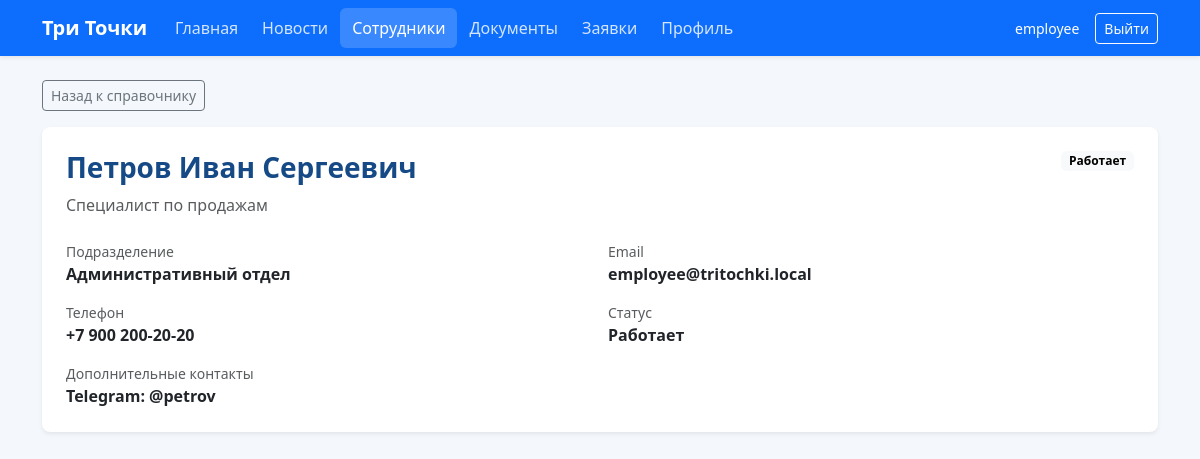
Before: /employees/2/ (signed in) with the older database file.
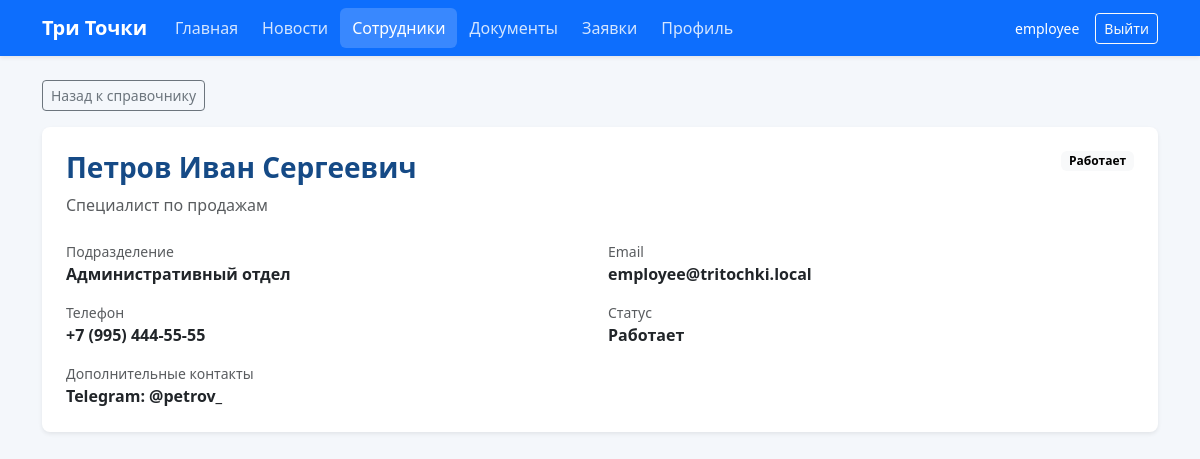
After: the same page with the newer database file.
### portal/models.py (models this page shows, shortened)
class EmployeeProfile(models.Model):
    STATUS_WORKS = 'works'
    STATUS_VACATION = 'on_vacation'
    STATUS_DISMISSED = 'dismissed'
    STATUS_CHOICES = [
        (STATUS_WORKS, 'Работает'),
        (STATUS_VACATION, 'В отпуске'),
        (STATUS_DISMISSED, 'Уволен'),
    ]
    user = models.OneToOneField(
        User,
        on_delete=models.CASCADE,
        related_name='employee_profile',
        verbose_name='Пользователь',
    )
    full_name = models.CharField('ФИО', max_length=150)
    position = models.CharField('Должность', max_length=100)
    department = models.ForeignKey(
        Department,
        on_delete=models.SET_NULL,
        null=True,
        blank=True,
        related_name='employees',
        verbose_name='Отдел',
    )
    email = models.EmailField('Email')
    phone = models.CharField('Телефон', max_length=30, blank=True)
    status = models.CharField(
        'Статус',
        max_length=20,
        choices=STATUS_CHOICES,
        default=STATUS_WORKS,
    )
    additional_contact = models.TextField('Дополнительные контакты', blank=True)
    class Meta:
        verbose_name = 'Профиль сотрудника'
        verbose_name_plural = 'Профили сотрудников'
        ordering = ['full_name']

class Department(models.Model):
    name = models.CharField('Название отдела', max_length=100, unique=True)
    description = models.TextField('Описание', blank=True)
    class Meta:
        verbose_name = 'Отдел'
        verbose_name_plural = 'Отделы'
        ordering = ['name']
    def __str__(self):
        return self.name

### portal/views.py (the view)
# urls.py: path('employees/<int:employee_id>/', views.employee_detail_view, name='employee_detail'),
@login_required
def employee_detail_view(request, employee_id):
    employee = get_object_or_404(
        EmployeeProfile.objects.select_related('department', 'user'),
        id=employee_id,
    )
    return render(request, 'portal/employee_detail.html', {'employee': employee})

### portal/templates/portal/employee_detail.html (shortened to what this page needs)
{% extends 'portal/base.html' %}
{% block content %}
<div class="mb-3">
    <a class="btn btn-outline-secondary btn-sm" href="{% url 'employees_list' %}">Назад к справочнику</a>
</div>
<div class="card border-0 shadow-sm">
    <div class="card-body p-4">
        <div class="d-flex justify-content-between align-items-start gap-3 mb-4">
            <div>
                <h1 class="h3 mb-2">{{ employee.full_name }}</h1>
                <div class="text-muted">{{ employee.position }}</div>
            </div>
            <span class="badge text-bg-light">{{ employee.get_status_display }}</span>
        </div>
        <div class="row g-3">
            <div class="col-md-6">
                <div class="text-muted small">Подразделение</div>
                <div class="fw-semibold">{{ employee.department|default:"Не указано" }}</div>
            </div>
            <div class="col-md-6">
                <div class="text-muted small">Email</div>
                <div class="fw-semibold">{{ employee.email }}</div>
            </div>
            <div class="col-md-6">
                <div class="text-muted small">Телефон</div>
                <div class="fw-semibold">{{ employee.phone|default:"Не указан" }}</div>
            </div>
            <div class="col-md-6">
                <div class="text-muted small">Статус</div>
                <div class="fw-semibold">{{ employee.get_status_display }}</div>
            </div>
            {% if employee.additional_contact %}
                <div class="col-12">
                    <div class="text-muted small">Дополнительные контакты</div>
                    <div class="fw-semibold">{{ employee.additional_contact }}</div>
                </div>
            {% endif %}
        </div>
    </div>
</div>
{% endblock %}

Changed rows visible on the page:
changed EmployeeProfile "Петров Иван Сергеевич": phone "+7 900 200-20-20" → "+7 (995) 444-55-55"; additional_contact "Telegram: @petrov" → "Telegram: @petrov_"
